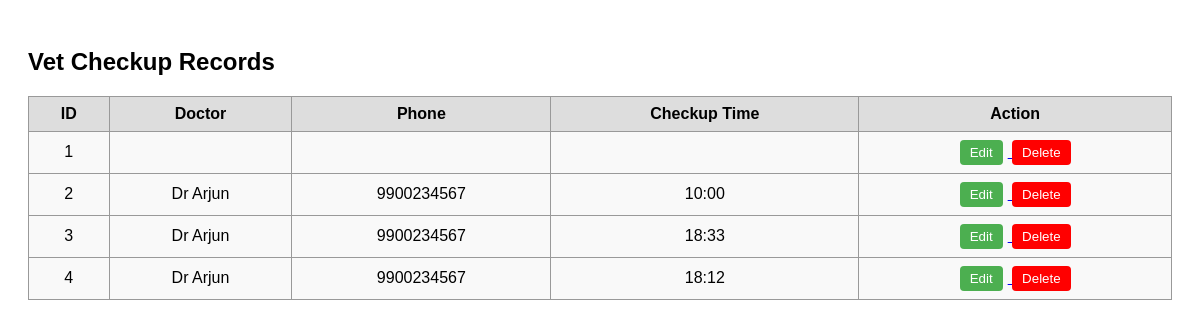
Screenshot of /view_vet with the database file from the repository.
### tables this page shows
CREATE TABLE vet_checkups (
                    id INTEGER PRIMARY KEY AUTOINCREMENT,
                    doctor_name TEXT, phone TEXT, checkup_time TEXT);

### app.py (the view)
@app.route('/view_vet')
def view_vet():
    conn = sqlite3.connect('zoo.db')
    c = conn.cursor()
    c.execute("SELECT * FROM vet_checkups")
    rows = c.fetchall()
    conn.close()
    return render_template('view_vet.html', records=rows)

### templates/view_vet.html (shortened to what this page needs)
<!DOCTYPE html>
<html>
<head>
</head>
<body>
  <h2>Vet Checkup Records</h2>
  <table>
    <tr>
      <th>ID</th><th>Doctor</th><th>Phone</th><th>Checkup Time</th><th>Action</th>
    </tr>
    {% for row in records %}
    <tr>
      <td>{{ row[0] }}</td>
      <td>{{ row[1] }}</td>
      <td>{{ row[2] }}</td>
      <td>{{ row[3] }}</td>
      <td>
        <a href="/edit_vet/{{ row[0] }}">
          <button class="edit-btn">Edit</button>
        </a>
        <form method="POST" action="/delete_vet/{{ row[0] }}" onsubmit="return confirm('Are you sure you want to delete this checkup record?')">
          <button type="submit" class="delete-btn">Delete</button>
        </form>
      </td>
    </tr>
    {% endfor %}
  </table>
</body>
</html>

### templates/view_vet.html (style rules this page uses)
body { font-family: Arial, sans-serif; padding: 20px; }
table { border-collapse: collapse; width: 100%; background-color: #f9f9f9; }
th, td { border: 1px solid #999; padding: 8px; text-align: center; }
th { background-color: #ddd; }
form { display: inline; }
.delete-btn { background-color: red; color: white; border: none; padding: 5px 10px; cursor: pointer; border-radius: 4px; }
.edit-btn { background-color: #4CAF50; color: white; border: none; padding: 5px 10px; cursor: pointer; border-radius: 4px; margin-right: 5px; }

### rows the page displays
vet_checkups: id "1"
vet_checkups: id "2", doctor_name "Dr Arjun", phone "9900234567", checkup_time "10:00"
vet_checkups: id "3", doctor_name "Dr Arjun", phone "9900234567", checkup_time "18:33"
vet_checkups: id "4", doctor_name "Dr Arjun", phone "9900234567", checkup_time "18:12"
